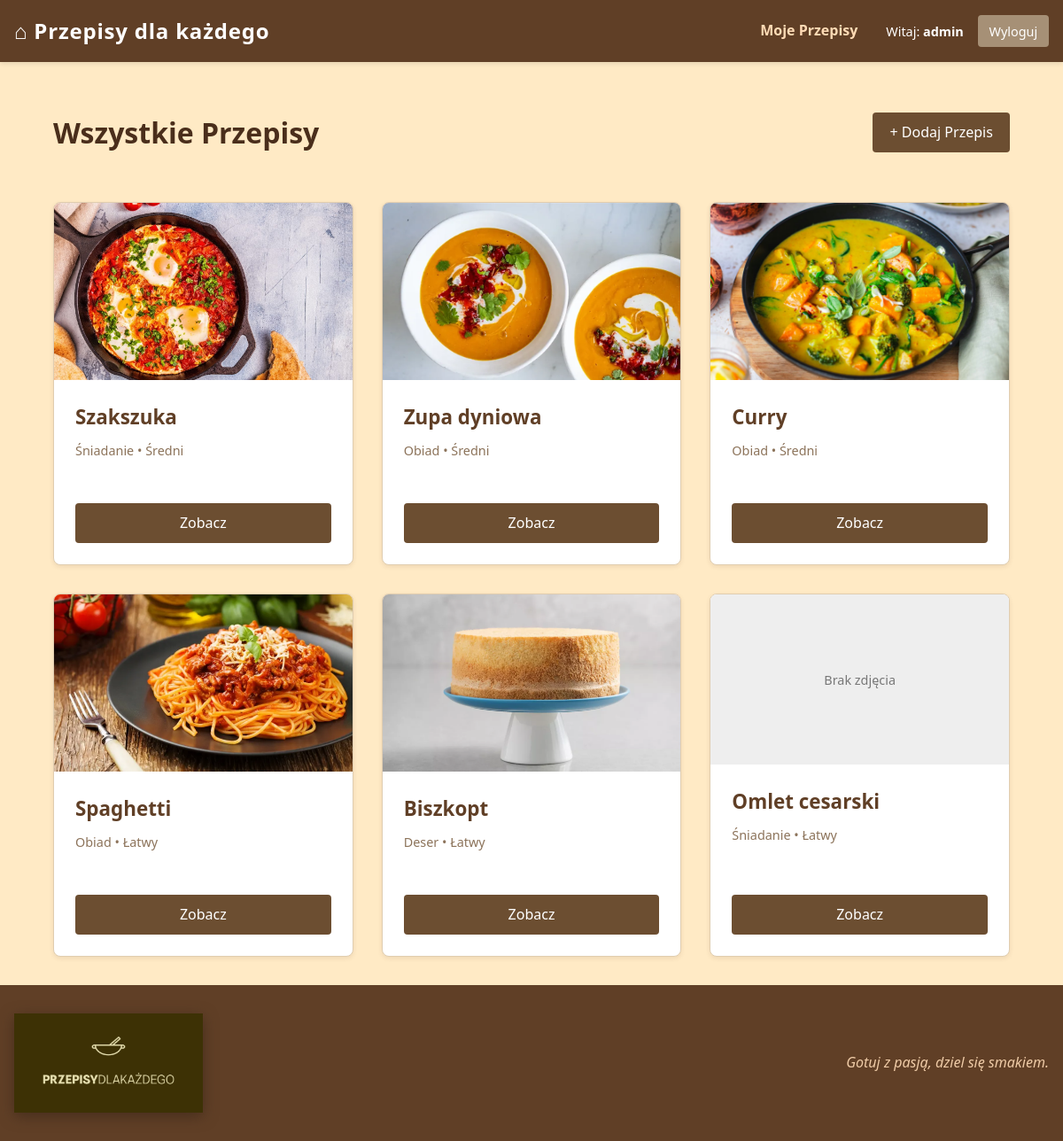
The app's page / (signed in) with its own data.
### recipes/models.py (models this page shows, shortened)
class Recipe(models.Model):
    author = models.ForeignKey(User, on_delete=models.CASCADE, verbose_name="Autor")
    category = models.ForeignKey(Category, on_delete=models.CASCADE, verbose_name="Kategoria")
    title = models.CharField(max_length=200, verbose_name="Tytuł przepisu")
    description = models.TextField(verbose_name="Opis przygotowania")
    ingredients = models.TextField(verbose_name="Składniki", help_text="Wpisz składniki po przecinku")
    preparation_time = models.PositiveIntegerField(verbose_name="Czas (min)")
    DIFFICULTY_CHOICES = [('Łatwy', 'Łatwy'), ('Średni', 'Średni'), ('Trudny', 'Trudny')]
    difficulty = models.CharField(max_length=10, choices=DIFFICULTY_CHOICES, default='Łatwy', verbose_name="Trudność")
    is_vegetarian = models.BooleanField(default=False, verbose_name="Czy wegetariańskie?")
    image = models.ImageField(upload_to='recipes_img/', blank=True, null=True, verbose_name="Zdjęcie")
    created_at = models.DateTimeField(auto_now_add=True)

class Category(models.Model):
    name = models.CharField(max_length=100, verbose_name="Nazwa kategorii")

### recipes/views.py (the view)
# urls.py: path('', views.recipe_list, name='recipe_list'),
def recipe_list(request):
    recipes = Recipe.objects.all().order_by('-created_at') # przepisy beda wyswietlane od najnowszych
    return render(request, 'recipe_list.html', {'recipes': recipes, 'page_title': 'Wszystkie Przepisy'})

### templates/recipe_list.html
{% extends 'base.html' %}
{% block content %}
<div class="page-header">
    <h1>{{ page_title }}</h1>
    <a href="{% url 'recipe_create' %}" class="btn">+ Dodaj Przepis</a>
</div>
<div class="recipe-grid">
    {% for recipe in recipes %}
    <div class="card">
        {% if recipe.image %}
            <img src="{{ recipe.image.url }}" class="card-img" alt="{{ recipe.title }}">
        {% else %}
            <div class="card-img-placeholder">Brak zdjęcia</div>
        {% endif %}
        <div class="card-content">
            <h3 class="card-title">{{ recipe.title }}</h3>
            <div class="meta">
                {{ recipe.category.name }} • {{ recipe.get_difficulty_display }}
            </div>
            <div class="card-bottom">
                <a href="{% url 'recipe_detail' recipe.pk %}" class="btn btn-block">Zobacz</a>
            </div>
        </div>
    </div>
    {% empty %}
        <p class="empty-message">Brak przepisów w bazie</p>
    {% endfor %}
</div>
{% endblock %}

### templates/navbar.html
<nav class="navbar">
    <div class="nav-container">
        <a class="brand" href="{% url 'recipe_list' %}">⌂ Przepisy dla każdego</a>
        <div class="nav-actions">
            {% if user.is_authenticated %}
                <a href="{% url 'my_recipes' %}" class="nav-link">Moje Przepisy</a>
                <span class="nav-greeting">Witaj: <strong>{{ user.username }}</strong></span>
                <a href="{% url 'user_logout' %}" class="btn btn-secondary btn-sm">Wyloguj</a>
            {% else %}
                <a href="{% url 'user_login' %}" class="nav-link">Zaloguj</a>
                <a href="{% url 'register' %}" class="btn btn-white btn-sm">Rejestracja</a>
            {% endif %}
        </div>
    </div>
</nav>

### static/style.css (style rules this page uses)
*, *::before, *::after { box-sizing: border-box; }
:root { --primary: #603F26; --accent: #6C4E31; --bg: #FFEAC5; --secondary-bg: #FFDBB5; --text: #4a2e1b; --white: #ffffff; --spacing: 1rem; }
body { margin: 0; font-family: 'Segoe UI', Tahoma, Geneva, Verdana, sans-serif; background-color: var(--bg); color: var(--text); line-height: 1.6; display: flex; flex-direction: column; min-height: 100vh; }
.navbar { background-color: var(--primary); padding: var(--spacing); color: var(--white); box-shadow: 0 0.125rem 0.3rem rgba(0,0,0,0.1); }
.nav-container { max-width: 75rem; margin: 0 auto; display: flex; justify-content: space-between; align-items: center; }
.brand { letter-spacing: 0.05rem; font-size: 1.5rem; font-weight: bold; color: var(--white); text-decoration: none; }
.nav-actions { display: flex; gap: 1rem; align-items: center; }
.nav-link { color: var(--secondary-bg); text-decoration: none; font-weight: 600; transition: opacity 0.2s; }
.nav-greeting { font-size: 0.9rem; margin-left: 1rem; color: var(--white); }
.recipe-grid { display: grid; grid-template-columns: repeat(auto-fill, minmax(18rem, 1fr)); gap: 2rem; }
.card { background: var(--white); border: 0.0625rem solid #e0cdb0; border-radius: 0.5rem; overflow: hidden; transition: transform 0.2s; box-shadow: 0 0.125rem 0.3rem rgba(96, 63, 38, 0.1); display: flex; flex-direction: column; }
.card-img { width: 100%; height: 12.5rem; object-fit: cover; background-color: var(--secondary-bg); display: flex; align-items: center; justify-content: center; color: var(--primary); }
.card-content { padding: 1.5rem; flex-grow: 1; display: flex; flex-direction: column; }
.card-title { font-size: 1.4rem; margin: 0 0 0.5rem 0; color: var(--primary); }
.meta { font-size: 0.9rem; margin-bottom: 1rem; color: #8c735a; }
.btn { display: inline-block; padding: 0.6rem 1.2rem; background-color: var(--accent); color: var(--white); text-decoration: none; border-radius: 0.25rem; border: none; cursor: pointer; font-size: 1rem; text-align: center; transition: background 0.3s; }
.btn-secondary { background-color: #a69076; }
.btn-sm { padding: 0.4rem 0.8rem; font-size: 0.9rem; }
.btn-block { display: block; width: 100%; text-align: center; }
.btn-block { display: block; width: 100%; margin-top: 1rem; }
.page-header { display: flex; justify-content: space-between; align-items: center; margin-bottom: 2rem; }
.card-img-placeholder { width: 100%; height: 12rem; background-color: #eee; display: flex; align-items: center; justify-content: center; color: #777; font-size: 0.9rem; }
.card-bottom { margin-top: auto; padding-top: 1rem; }

### records on screen
Recipe: image (picture), title "Szakszuka", category.name "Śniadanie", difficulty "Średni"
Recipe: image (picture), title "Zupa dyniowa", category.name "Obiad", difficulty "Średni"
Recipe: image (picture), title "Curry", category.name "Obiad", difficulty "Średni"
Recipe: image (picture), title "Spaghetti", category.name "Obiad", difficulty "Łatwy"
Recipe: image (picture), title "Biszkopt", category.name "Deser", difficulty "Łatwy"
Recipe: image "Brak zdjęcia", title "Omlet cesarski", category.name "Śniadanie", difficulty "Łatwy"

### other values on screen
{{ user.username }} "admin"
{{ page_title }} "Wszystkie Przepisy"
